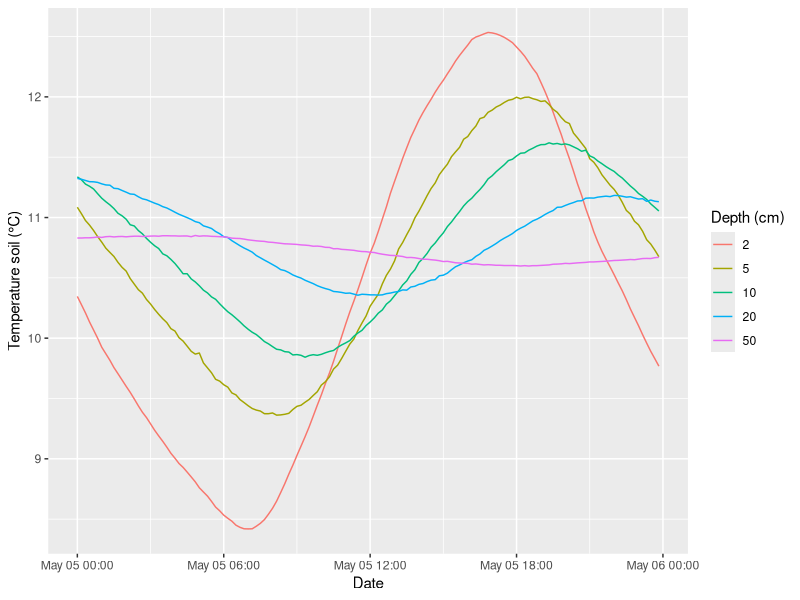
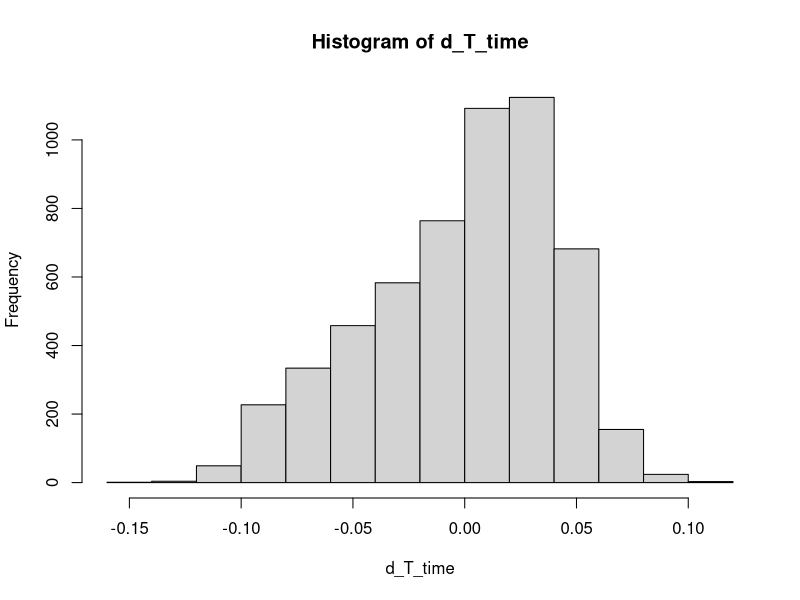
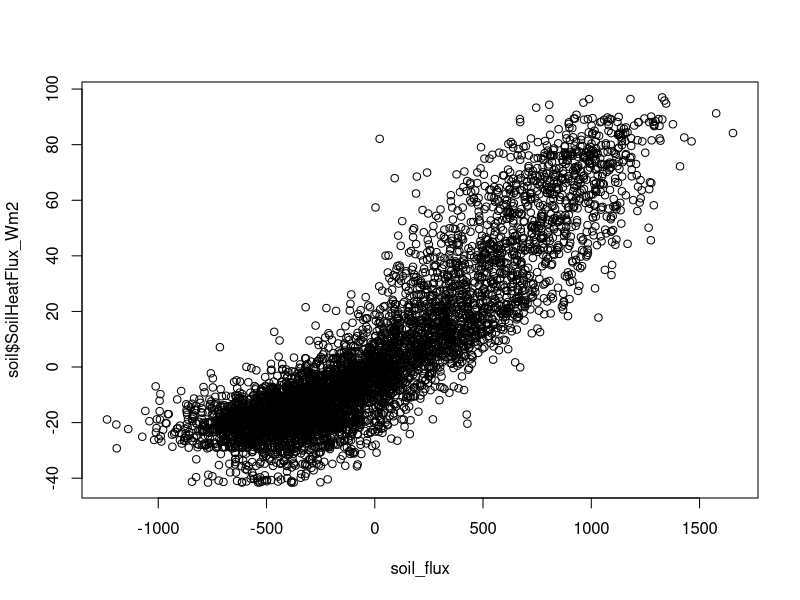
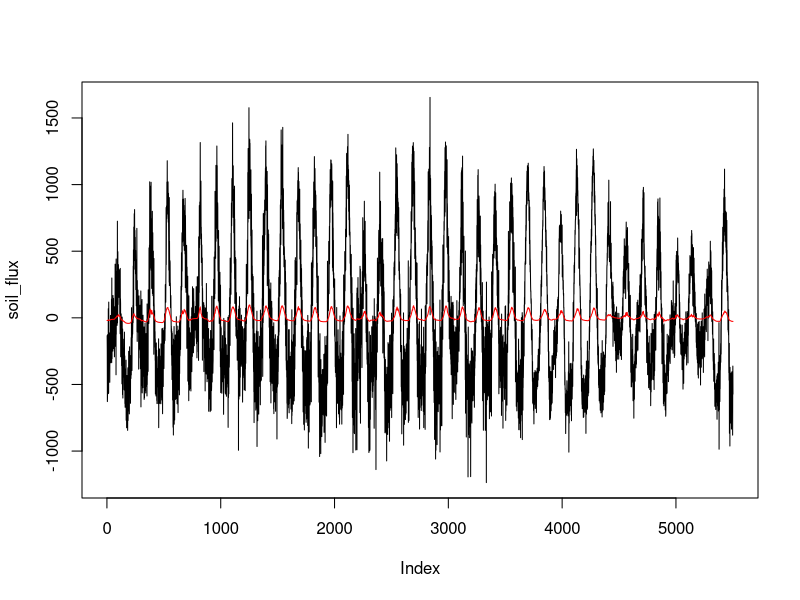
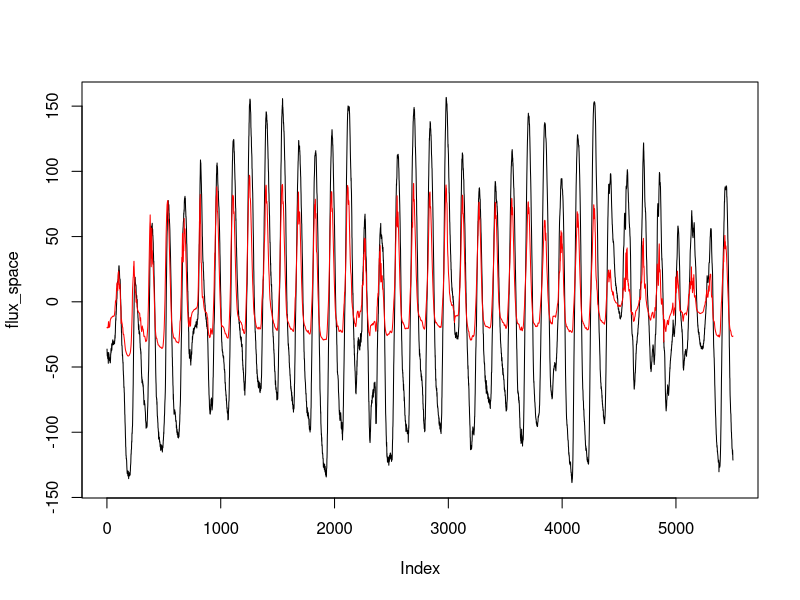
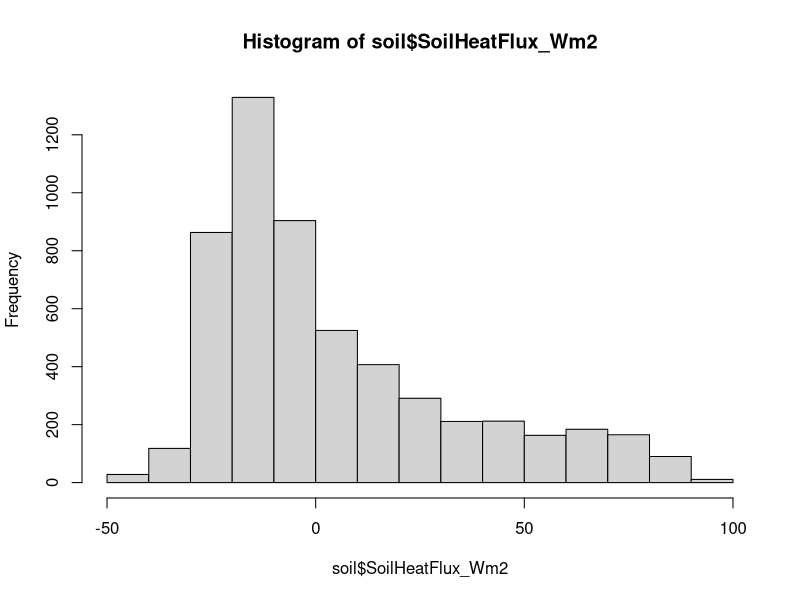
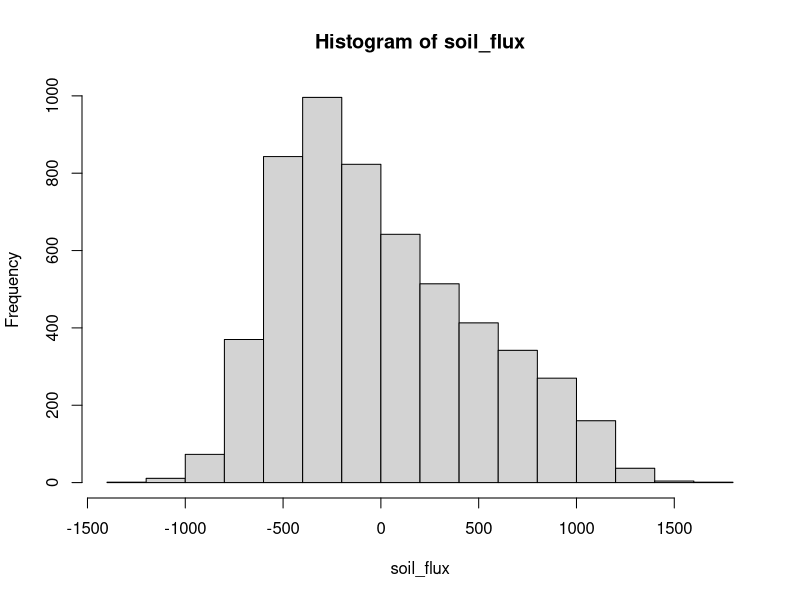
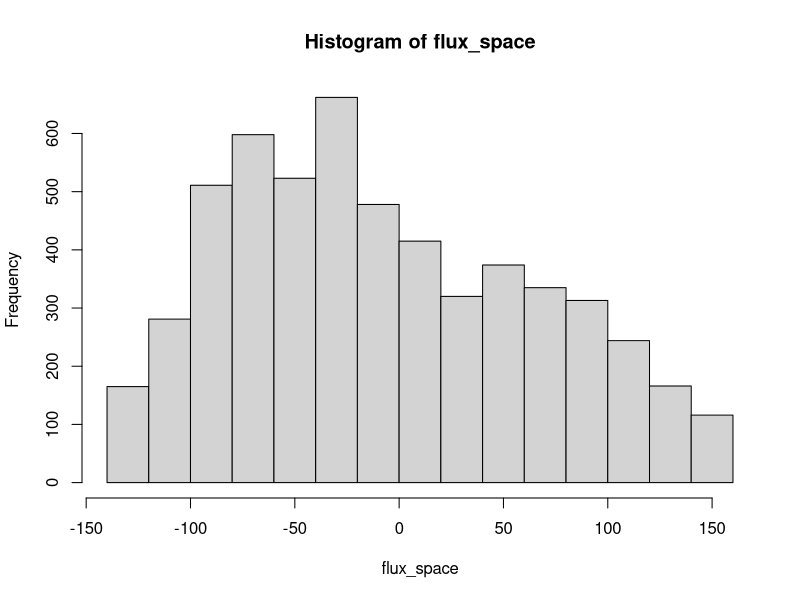

The R source for these figures, in order: (Note: this script raises an error after producing the figures.)
## ---- chunk 1
library(tidyverse)
library(lubridate)
## ---- chunk 2
soil <- read_csv("../Data_lectures/8_Soil_physics/Soil_temperature_bot_garden.csv")
## ---- chunk 3
head(soil)
## ---- chunk 4
soil_g <- soil %>% 
  gather("depth", "T_soil", starts_with("Tsoil")) %>% 
  mutate(depth = str_extract(depth, "\\d+"))
## ---- chunk 5
soil_g
## ---- chunk 6
soil_g %>% 
  # last day available to bet as close as possible to summer.
  # Number 126 was got as `max(yday(soil$Date))`
  filter(yday(Date)==126) %>% 
  ggplot(aes(Date, T_soil, col=as_factor(depth))) +
  geom_line() +
  labs(y="Temperature soil (°C)", colour="Depth (cm)")
## ---- chunk 7
range(yday(soil$Date))
## ---- chunk 8

## ---- chunk 9
soil$prev_temp <- NA_real_
soil$prev_temp[2:nrow(soil)] <- soil$Tsoil_5cm_degC[1:(nrow(soil)-1)]
## ---- chunk 10
#using as a reference the soil at 5 cm
d_T_space <- soil$TSoil_2cm_degC - soil$Tsoil_5cm_degC
d_z <- - 0.03 # m = 3 cm

d_T_time <- lag(soil$Tsoil_5cm_degC) - soil$Tsoil_5cm_degC

d_t <- 10 # seconds manually calculated from the dataset

Cv <- 3.5e6 # J m⁻³ K⁻¹
k <- 3.5 # W m⁻¹ K⁻¹
## ---- chunk 11
flux_time <- d_z * d_T_time * Cv / d_t # W m-2 
## ---- chunk 12
hist(d_T_time)
## ---- chunk 13
flux_space<- - k * d_T_space / d_z 
## ---- chunk 14
soil_flux <- flux_time + flux_space
## ---- chunk 15
plot(soil_flux, soil$SoilHeatFlux_Wm2)
## ---- chunk 16
plot(soil_flux, type = "l")
lines(soil$SoilHeatFlux_Wm2, col="red")
## ---- chunk 17
cor(soil_flux, soil$SoilHeatFlux_Wm2, use="complete.obs")
## ---- chunk 18
plot(flux_space, type = "l")
 lines(soil$SoilHeatFlux_Wm2, col="red")
## ---- chunk 19
hist(soil$SoilHeatFlux_Wm2)
## ---- chunk 20
hist(soil_flux)
## ---- chunk 21
hist(flux_space)
## ---- chunk 22
hist(flux_time)
## ---- chunk 23
ggplot() +
  geom_line(aes(x = now(soi_flux), y=soil_flux, col="soil")) +
  geom_line(aes(y=soil$SoilHeatFlux_Wm2, col="heat_flux"))
